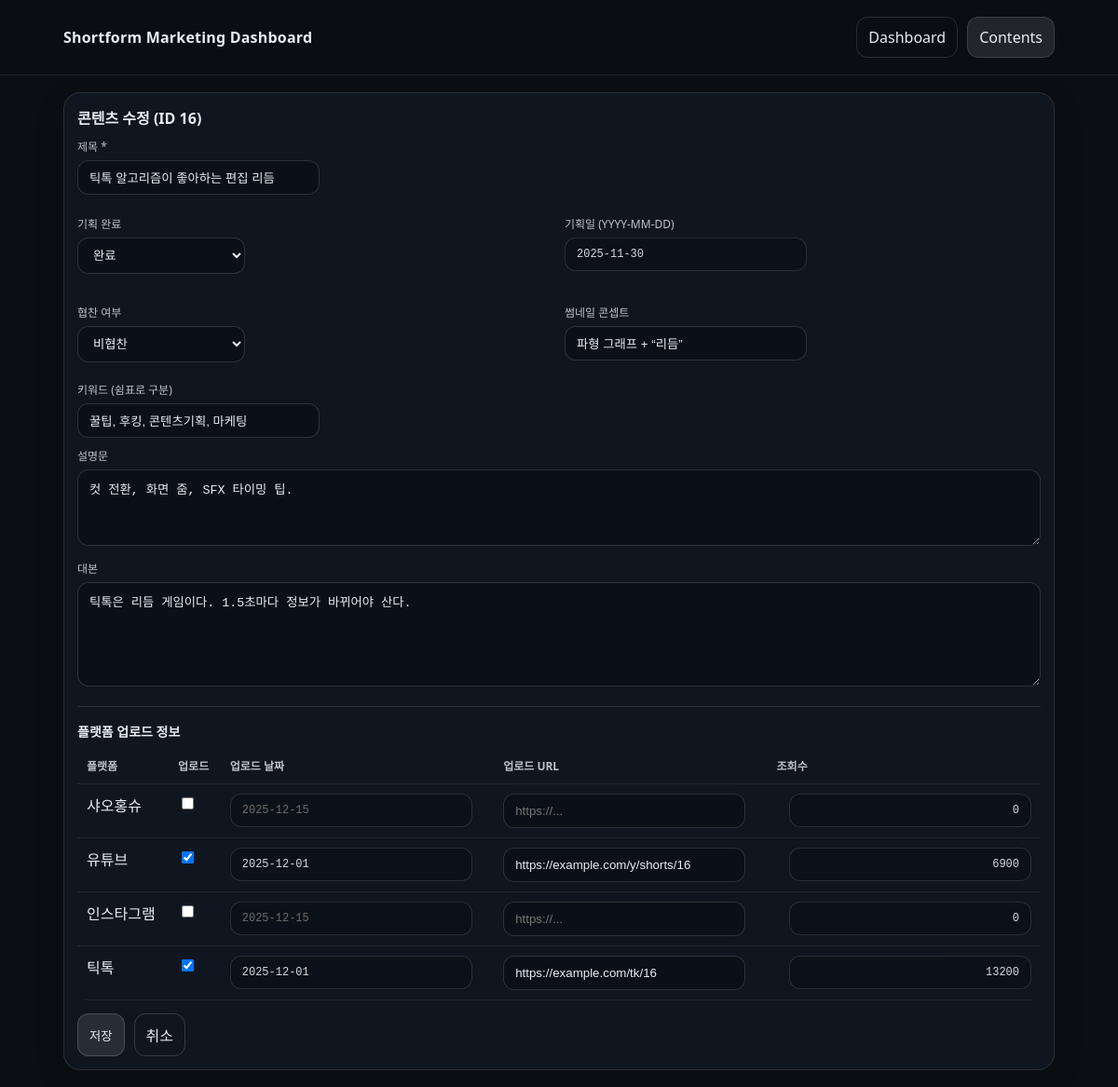
The app's page /contents/16/edit with its own data.
### tables this page shows
CREATE TABLE contents (
  content_id INTEGER PRIMARY KEY AUTOINCREMENT,
  plan_done INTEGER NOT NULL DEFAULT 0,
  plan_date TEXT,
  title TEXT NOT NULL,
  description TEXT,
  script TEXT,
  thumbnail_concept TEXT,
  sponsored INTEGER NOT NULL DEFAULT 0,
  created_at TEXT DEFAULT (datetime('now'))
);

CREATE TABLE platforms (
  platform_id INTEGER PRIMARY KEY AUTOINCREMENT,
  name TEXT NOT NULL UNIQUE
);

CREATE TABLE content_platform (
  content_id INTEGER NOT NULL,
  platform_id INTEGER NOT NULL,
  is_uploaded INTEGER NOT NULL DEFAULT 0,
  upload_date TEXT,
  upload_url TEXT,
  views INTEGER DEFAULT 0,
  PRIMARY KEY (content_id, platform_id),
  FOREIGN KEY (content_id) REFERENCES contents(content_id),
  FOREIGN KEY (platform_id) REFERENCES platforms(platform_id)
);

### app.py (the view, shortened to what this page needs)
@app.route("/contents/<int:content_id>/edit", methods=["GET", "POST"])
def content_edit(content_id: int):
    con = get_db()
    cur = con.cursor()
    content = cur.execute("SELECT * FROM contents WHERE content_id=?", (content_id,)).fetchone()
    if not content:
        con.close()
        abort(404)
    platform_rows = cur.execute("SELECT platform_id, name FROM platforms ORDER BY name").fetchall()
    platform_data = cur.execute("""
        SELECT cp.platform_id, cp.is_uploaded, cp.upload_date, cp.upload_url, COALESCE(cp.views,0) AS views
        FROM content_platform cp
        WHERE cp.content_id=?
    """, (content_id,)).fetchall()
    platform_data = {r["platform_id"]: r for r in platform_data}
    kw_text = cur.execute("""
        SELECT GROUP_CONCAT(k.keyword, ', ') AS s
        FROM content_keyword ck JOIN keywords k ON k.keyword_id=ck.keyword_id
        WHERE ck.content_id=?
    """, (content_id,)).fetchone()["s"] or ""
    con.close()
    return render_template(
        "content_form.html",
        app_title=APP_TITLE,
        mode="edit",
        content=content,
        keyword_text=kw_text,
        platforms=platform_rows,
        platform_data=platform_data,
        error=None
    )

### app.py (called while the page is built)
def get_db():
    con = sqlite3.connect(DB_PATH)
    con.row_factory = sqlite3.Row
    return con

### templates/content_form.html (shortened to what this page needs)
<!doctype html>
<html lang="ko">
<head>
  <link rel="stylesheet" href="{{ url_for('static', filename='style.css') }}">
</head>
<body>
  <header class="topbar">
    <div class="wrap">
      <div class="brand">{{ app_title }}</div>
      <nav class="nav">
        <a class="navlink" href="/">Dashboard</a>
        <a class="navlink active" href="/contents">Contents</a>
      </nav>
    </div>
  </header>
  <main class="wrap">
    <section class="panel">
      <h2>{% if mode=='new' %}콘텐츠 추가{% else %}콘텐츠 수정 (ID {{ content['content_id'] }}){% endif %}</h2>
      <form method="post" class="form">
        <div class="row">
          <label class="lbl">제목 *</label>
          <input class="input" name="title" value="{{ (content['title'] if content else '') }}" placeholder="예: 저당 파운드 케이크" />
        </div>
        <div class="grid2">
          <div class="row">
            <label class="lbl">기획 완료</label>
            <select class="select" name="plan_done">
              {% set v = (content['plan_done'] if content else 0) %}
              <option value="1" {% if v==1 %}selected{% endif %}>완료</option>
            </select>
          </div>
          <div class="row">
            <label class="lbl">기획일 (YYYY-MM-DD)</label>
            <input class="input mono" name="plan_date" value="{{ (content['plan_date'] if content else '') }}" placeholder="2025-12-15" />
          </div>
        </div>
        <div class="grid2">
          <div class="row">
            <label class="lbl">협찬 여부</label>
            {% set s = (content['sponsored'] if content else 0) %}
            <select class="select" name="sponsored">
              <option value="0" {% if s==0 %}selected{% endif %}>비협찬</option>
            </select>
          </div>
          <div class="row">
            <label class="lbl">썸네일 콘셉트</label>
            <input class="input" name="thumbnail_concept" value="{{ (content['thumbnail_concept'] if content else '') }}" placeholder="예: 큰 글씨 + 전/후 비교" />
          </div>
        </div>
        <div class="row">
          <label class="lbl">키워드 (쉼표로 구분)</label>
          <input class="input" name="keywords" value="{{ keyword_text }}" placeholder="저당, 다이어트, 숏폼, 레시피" />
        </div>
        <div class="row">
          <label class="lbl">설명문</label>
          <textarea class="textarea" name="description" rows="4" placeholder="짧게 요약">{{ (content['description'] if content and content['description'] else '') }}</textarea>
        </div>
        <div class="row">
          <label class="lbl">대본</label>
          <textarea class="textarea" name="script" rows="6" placeholder="대본 내용">{{ (content['script'] if content and content['script'] else '') }}</textarea>
        </div>
        <hr class="hr" />
        <h3 class="h3">플랫폼 업로드 정보</h3>
        <table class="table">
          <thead>
            <tr>
              <th>플랫폼</th>
              <th>업로드</th>
              <th>업로드 날짜</th>
              <th>업로드 URL</th>
              <th class="right">조회수</th>
            </tr>
          </thead>
          <tbody>
            {% for p in platforms %}
              {% set d = platform_data.get(p['platform_id']) %}
              <tr>
                <td>{{ p['name'] }}</td>
                <td>
                  <input type="checkbox" name="pl_{{ p['platform_id'] }}_uploaded"
                    {% if d and d['is_uploaded']==1 %}checked{% endif %}>
                </td>
                <td>
                  <input class="input mono" name="pl_{{ p['platform_id'] }}_date"
                         value="{{ (d['upload_date'] if d and d['upload_date'] else '') }}"
                         placeholder="2025-12-15">
                </td>
                <td>
                  <input class="input" name="pl_{{ p['platform_id'] }}_url"
                         value="{{ (d['upload_url'] if d and d['upload_url'] else '') }}"
                         placeholder="https://...">
                </td>
                <td class="right">
                  <input class="input mono" name="pl_{{ p['platform_id'] }}_views"
                         value="{{ (d['views'] if d else 0) }}"
                         style="max-width:120px; text-align:right;">
                </td>
              </tr>
            {% endfor %}
          </tbody>
        </table>
        <div class="actions">
          <button class="btn" type="submit">저장</button>
          <a class="btn ghost" href="/contents">취소</a>
        </div>
      </form>
    </section>
  </main>
</body>
</html>

### static/style.css (style rules this page uses)
* { box-sizing: border-box; }
body { margin: 0; font-family: system-ui, -apple-system, "Segoe UI", Roboto, "Noto Sans KR", Arial, sans-serif; background:#0b0f14; color:#e6edf3; }
a { color: inherit; text-decoration: none; }
.wrap { max-width: 1100px; margin: 0 auto; padding: 18px; }
.topbar { position: sticky; top: 0; background: rgba(11,15,20,0.86); backdrop-filter: blur(8px); border-bottom: 1px solid rgba(255,255,255,0.08); }
.topbar .wrap { display:flex; align-items:center; justify-content:space-between; gap: 12px; }
.brand { font-weight: 800; letter-spacing: .2px; }
.nav { display:flex; gap: 10px; }
.navlink { padding: 10px 12px; border-radius: 12px; border: 1px solid rgba(255,255,255,0.12); }
.navlink.active { background: rgba(255,255,255,0.10); }
.grid2 { display:grid; grid-template-columns: 1fr 1fr; gap: 12px; margin-top: 12px; }
.card, .panel { background: rgba(18,26,36,0.75); border: 1px solid rgba(255,255,255,0.10); border-radius: 18px; padding: 14px; box-shadow: 0 10px 30px rgba(0,0,0,0.20); }
.panel h2 { margin: 0 0 10px; font-size: 16px; }
.table { width: 100%; border-collapse: collapse; overflow: hidden; border-radius: 12px; }
.table th, .table td { padding: 10px 10px; border-bottom: 1px solid rgba(255,255,255,0.08); vertical-align: top; }
.table th { text-align: left; font-size: 12px; opacity: .8; }
.right { text-align: right; }
.mono { font-family: ui-monospace, SFMono-Regular, Menlo, Consolas, monospace; font-size: 12px; opacity: .9; }
.input, .select { background: rgba(0,0,0,0.25); border: 1px solid rgba(255,255,255,0.14); color:#e6edf3; border-radius: 12px; padding: 10px 12px; }
.input { min-width: 260px; flex: 1; }
.select { min-width: 180px; }
.btn { background: rgba(255,255,255,0.10); border: 1px solid rgba(255,255,255,0.16); color:#e6edf3; padding: 10px 12px; border-radius: 12px; cursor: pointer; }
.btn.ghost { background: transparent; }
.form .row { margin: 10px 0; }
.lbl { display:block; margin: 0 0 6px; font-size: 12px; opacity: .8; }
.textarea { width: 100%; background: rgba(0,0,0,0.25); border: 1px solid rgba(255,255,255,0.14); color:#e6edf3; border-radius: 12px; padding: 10px 12px; }
.hr { border: none; border-top: 1px solid rgba(255,255,255,0.10); margin: 16px 0; }
.h3 { margin: 0 0 8px; font-size: 14px; }
.actions { display:flex; gap:10px; margin-top: 14px; }

### records on screen
contents: content_id "16", title "틱톡 알고리즘이 좋아하는 편집 리듬", plan_date "2025-11-30", thumbnail_concept "파형 그래프 + “리듬”", description "컷 전환, 화면 줌, SFX 타이밍 팁.", script "틱톡은 리듬 게임이다. 1.5초마다 정보가 바뀌어야 산다."
platforms: name "샤오홍슈", views "0"
platforms: name "유튜브", platform_id "☑", views "6900"
content_platform: upload_date "2025-12-01", upload_url "https://example.com/y/shorts/16"
platforms: name "인스타그램", views "0"
platforms: name "틱톡", platform_id "☑", views "13200"
content_platform: upload_date "2025-12-01", upload_url "https://example.com/tk/16"

### other values on screen
{{ app_title }} "Shortform Marketing Dashboard"
